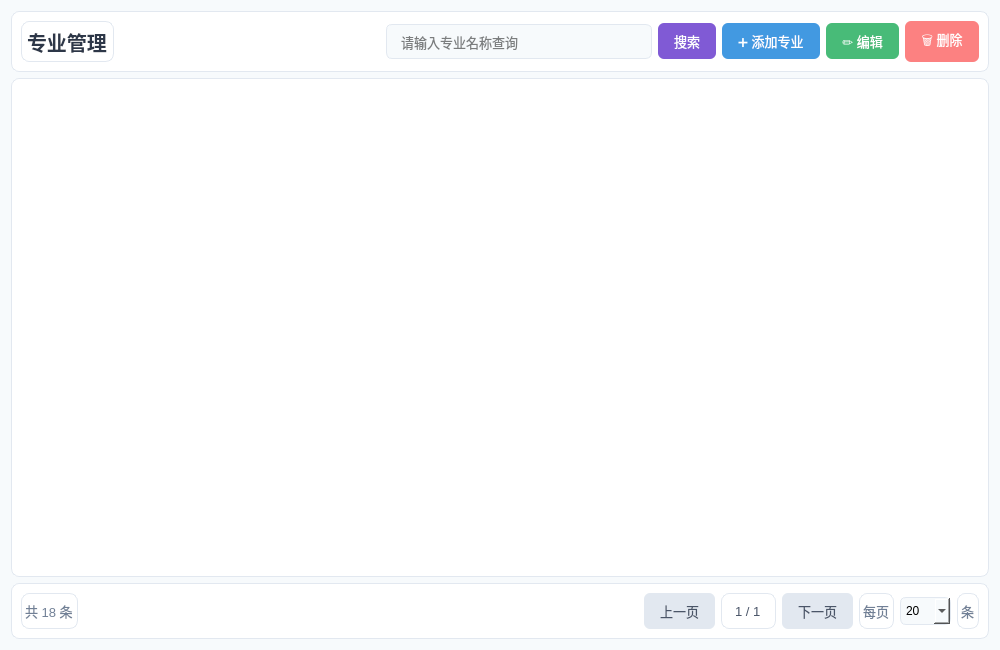
<?xml version="1.0" encoding="UTF-8"?>
<ui version="4.0">
 <class>MajorPage</class>
 <widget class="QWidget" name="MajorPage">
  <property name="geometry">
   <rect>
    <x>0</x>
    <y>0</y>
    <width>1000</width>
    <height>650</height>
   </rect>
  </property>
  <property name="styleSheet">
   <string notr="true">QWidget {
    background: #f7fafc;
}
QFrame {
    background: white;
    border-radius: 8px;
    border: 1px solid #e2e8f0;
}
QPushButton {
    border: none;
    border-radius: 6px;
    padding: 8px 16px;
    font-size: 13px;
}
QLineEdit {
    border: 1px solid #e2e8f0;
    border-radius: 6px;
    padding: 8px 12px;
    font-size: 13px;
}
QTableView {
    border: 1px solid #e2e8f0;
    border-radius: 8px;
    alternate-background-color: #f7fafc;
}
QTableView::header {
    background: #805ad5;
    color: white;
    font-weight: bold;
}
</string>
  </property>
  <layout class="QVBoxLayout" name="verticalLayout">
   <item>
    <widget class="QFrame" name="headerFrame">
     <layout class="QHBoxLayout" name="horizontalLayout">
      <item>
       <widget class="QLabel" name="titleLabel">
        <property name="styleSheet">
         <string notr="true">font-size: 20px; font-weight: bold; color: #2d3748;</string>
        </property>
        <property name="text">
         <string>专业管理</string>
        </property>
       </widget>
      </item>
      <item>
       <spacer name="horizontalSpacer">
        <property name="orientation">
         <enum>Qt::Orientation::Horizontal</enum>
        </property>
        <property name="sizeHint" stdset="0">
         <size>
          <width>40</width>
          <height>20</height>
         </size>
        </property>
       </spacer>
      </item>
      <item>
       <widget class="QLineEdit" name="searchEdit">
        <property name="placeholderText">
         <string>请输入专业名称查询</string>
        </property>
       </widget>
      </item>
      <item>
       <widget class="QPushButton" name="searchBtn">
        <property name="styleSheet">
         <string notr="true">background: #805ad5; color: white;</string>
        </property>
        <property name="text">
         <string>搜索</string>
        </property>
       </widget>
      </item>
      <item>
       <widget class="QPushButton" name="addBtn">
        <property name="styleSheet">
         <string notr="true">background: #4299e1; color: white;</string>
        </property>
        <property name="text">
         <string>➕ 添加专业</string>
        </property>
       </widget>
      </item>
      <item>
       <widget class="QPushButton" name="editBtn">
        <property name="styleSheet">
         <string notr="true">background: #48bb78; color: white;</string>
        </property>
        <property name="text">
         <string>✏️ 编辑</string>
        </property>
       </widget>
      </item>
      <item>
       <widget class="QPushButton" name="deleteBtn">
        <property name="styleSheet">
         <string notr="true">background: #fc8181; color: white;</string>
        </property>
        <property name="text">
         <string>🗑️ 删除</string>
        </property>
       </widget>
      </item>
     </layout>
    </widget>
   </item>
   <item>
    <widget class="QTableView" name="tableView">
     <property name="selectionMode">
      <enum>QAbstractItemView::SelectionMode::SingleSelection</enum>
     </property>
     <property name="selectionBehavior">
      <enum>QAbstractItemView::SelectionBehavior::SelectRows</enum>
     </property>
    </widget>
   </item>
   <item>
    <widget class="QFrame" name="footerFrame">
     <layout class="QHBoxLayout" name="horizontalLayout_2">
      <item>
       <widget class="QLabel" name="totalLabel">
        <property name="styleSheet">
         <string notr="true">font-size: 13px; color: #718096;</string>
        </property>
        <property name="text">
         <string>共 18 条</string>
        </property>
       </widget>
      </item>
      <item>
       <spacer name="horizontalSpacer_2">
        <property name="orientation">
         <enum>Qt::Orientation::Horizontal</enum>
        </property>
        <property name="sizeHint" stdset="0">
         <size>
          <width>40</width>
          <height>20</height>
         </size>
        </property>
       </spacer>
      </item>
      <item>
       <widget class="QPushButton" name="prevBtn">
        <property name="styleSheet">
         <string notr="true">background: #e2e8f0; color: #4a5568;</string>
        </property>
        <property name="text">
         <string>上一页</string>
        </property>
       </widget>
      </item>
      <item>
       <widget class="QLabel" name="pageLabel">
        <property name="styleSheet">
         <string notr="true">font-size: 13px; color: #4a5568; padding: 0 10px;</string>
        </property>
        <property name="text">
         <string>1 / 1</string>
        </property>
       </widget>
      </item>
      <item>
       <widget class="QPushButton" name="nextBtn">
        <property name="styleSheet">
         <string notr="true">background: #e2e8f0; color: #4a5568;</string>
        </property>
        <property name="text">
         <string>下一页</string>
        </property>
       </widget>
      </item>
      <item>
       <widget class="QLabel" name="pageSizeLabel">
        <property name="styleSheet">
         <string notr="true">font-size: 13px; color: #718096;</string>
        </property>
        <property name="text">
         <string>每页</string>
        </property>
       </widget>
      </item>
      <item>
       <widget class="QComboBox" name="pageSizeCombo">
        <property name="styleSheet">
         <string notr="true">border: 1px solid #e2e8f0; border-radius: 6px; padding: 5px;</string>
        </property>
        <item>
         <property name="text">
          <string>20</string>
         </property>
        </item>
        <item>
         <property name="text">
          <string>50</string>
         </property>
        </item>
        <item>
         <property name="text">
          <string>100</string>
         </property>
        </item>
       </widget>
      </item>
      <item>
       <widget class="QLabel" name="pageSizeUnit">
        <property name="styleSheet">
         <string notr="true">font-size: 13px; color: #718096;</string>
        </property>
        <property name="text">
         <string>条</string>
        </property>
       </widget>
      </item>
     </layout>
    </widget>
   </item>
  </layout>
 </widget>
 <resources/>
 <connections/>
 <slots>
  <slot>on_addBtn_clicked()</slot>
  <slot>on_editBtn_clicked()</slot>
  <slot>on_deleteBtn_clicked()</slot>
  <slot>on_searchBtn_clicked()</slot>
 </slots>
</ui>
